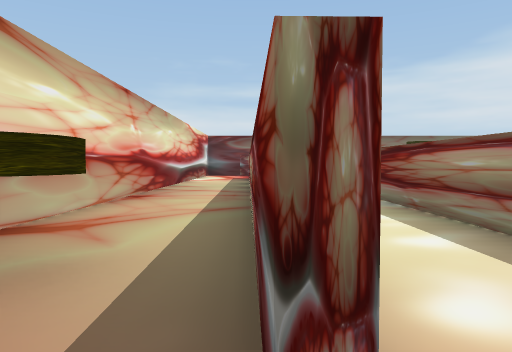
view 1 (above)

12 first-person views from a walk through a scene from a Unity 3-D project. The camera is 0.62 m above the floor, tilts 2° down and sees 70° across. The floor is counted in squares, 1 m on a side. Each view is taken from the middle of a square. On the plan, view 1 faces up. The plan holds only what a view shows up to about 10 squares ahead; the rest is blank. The place goes on beyond the plan. The player is left out.

view 2
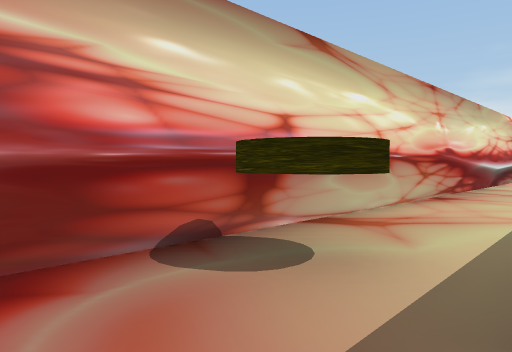

view 3
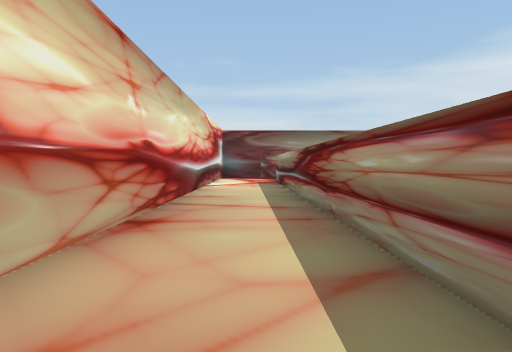

view 4
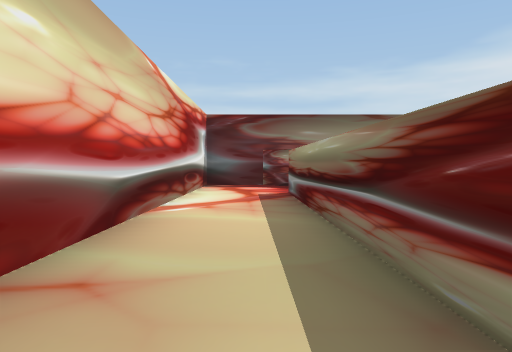

view 5
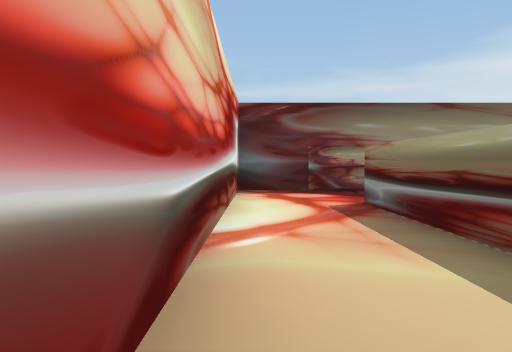

view 6
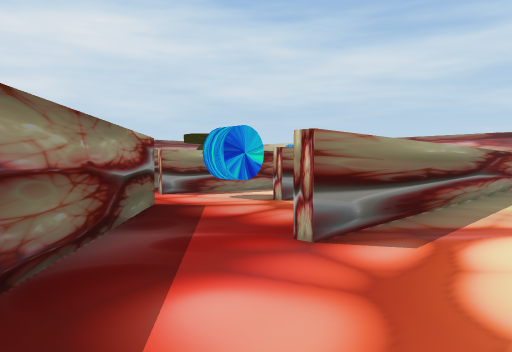

view 7
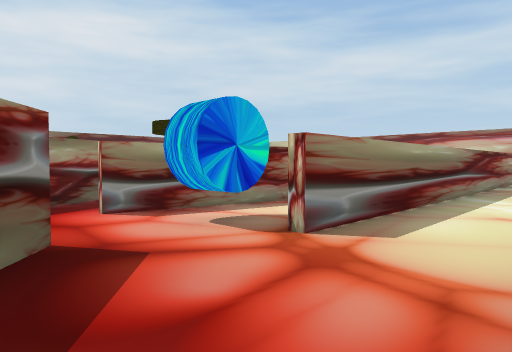

view 8
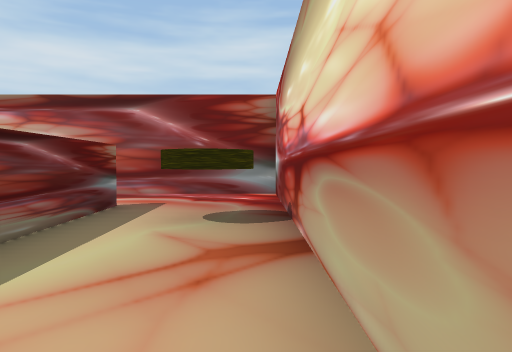

view 9
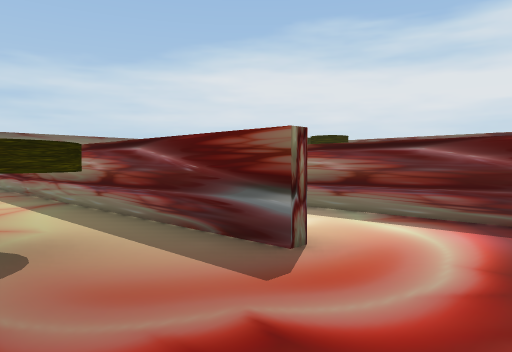

view 10
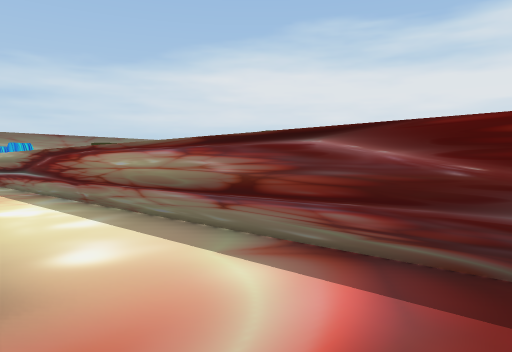

view 11
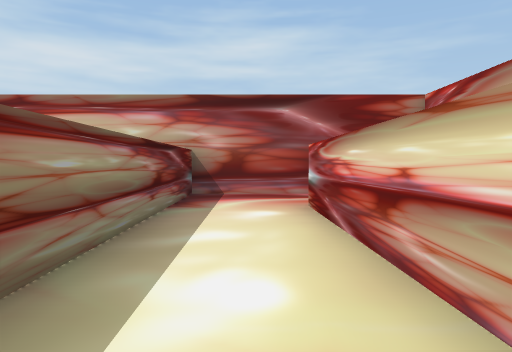

view 12
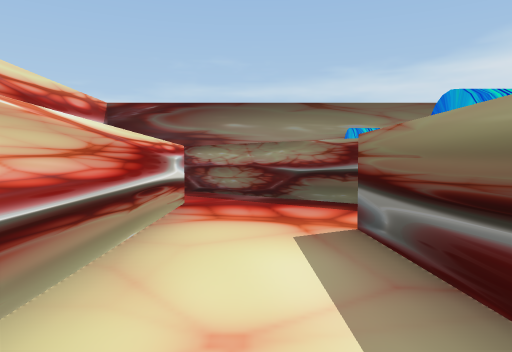

### Floor plan
Ten units are one square. View 1 is at (0, 0); x grows to the right and y downward. Boxes are objects, and circles mark ways between rooms. Rooms are numbered by the first view taken in them; rooms with no view inside come last. Other rooms are left out.
<svg viewBox="-30 -189 80 208">
<path fill="none" stroke="#000" d="M0 -6 -3 -157M14 -165 -8 -184 -24 -184 -24 14 6 14M1 -48 2 -7M39 -113 45 -142M31 -151 14 -165M-1 -157 0 -113M6 14 23 14 20 -135"/>
<rect x="-25" y="-25" width="10" height="10" fill="#bbb"><title>coin</title></rect>
<rect x="25" y="-145" width="10" height="20" fill="#bbb"><title>other object</title></rect>
<circle cx="0" cy="5" r="3" fill="#2a7"/>
<text x="-10" y="-80">1</text>
<text x="10" y="-80">2</text>
</svg>
Room 1 opens to room 2.

Where each view was taken, in squares from view 1:
view 1: 0 up, 0 right, facing up
view 2: 0 up, 0 right, facing up-left
view 3: 3 up, 1 left, facing up
view 4: 8 up, 1 left, facing up
view 5: 10 up, 2 left, facing up
view 6: 18 up, 2 left, facing down-right
view 7: 16 up, 0 right, facing down-right
view 8: 6 up, 2 left, facing down
view 9: 1 down, 2 left, facing up-right
view 10: 1 down, 0 right, facing up-right
view 11: 6 up, 1 right, facing down
view 12: 10 up, 1 right, facing up
